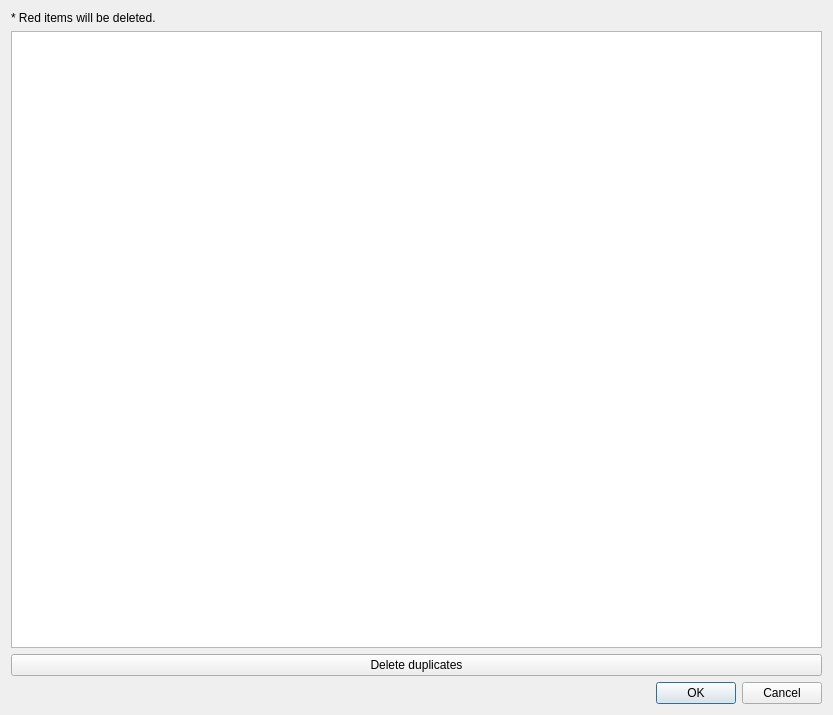
<?xml version="1.0" encoding="UTF-8"?>
<ui version="4.0">
 <class>AutomaticDuplicatesProcessDialog</class>
 <widget class="QDialog" name="AutomaticDuplicatesProcessDialog">
  <property name="geometry">
   <rect>
    <x>0</x>
    <y>0</y>
    <width>833</width>
    <height>715</height>
   </rect>
  </property>
  <property name="windowTitle">
   <string>Dialog</string>
  </property>
  <layout class="QVBoxLayout" name="verticalLayout">
   <item>
    <layout class="QVBoxLayout" name="verticalLayout_2">
     <item>
      <widget class="QLabel" name="automaticProcessInfoLabel">
       <property name="text">
        <string>* Red items will be deleted.</string>
       </property>
      </widget>
     </item>
     <item>
      <widget class="QTreeView" name="treeView"/>
     </item>
     <item>
      <widget class="QPushButton" name="automaticDeleteCopiesBtn">
       <property name="text">
        <string>Delete duplicates</string>
       </property>
      </widget>
     </item>
    </layout>
   </item>
   <item>
    <widget class="QDialogButtonBox" name="buttonBox">
     <property name="orientation">
      <enum>Qt::Horizontal</enum>
     </property>
     <property name="standardButtons">
      <set>QDialogButtonBox::Cancel|QDialogButtonBox::Ok</set>
     </property>
    </widget>
   </item>
  </layout>
 </widget>
 <resources/>
 <connections>
  <connection>
   <sender>buttonBox</sender>
   <signal>accepted()</signal>
   <receiver>AutomaticDuplicatesProcessDialog</receiver>
   <slot>accept()</slot>
   <hints>
    <hint type="sourcelabel">
     <x>248</x>
     <y>254</y>
    </hint>
    <hint type="destinationlabel">
     <x>157</x>
     <y>274</y>
    </hint>
   </hints>
  </connection>
  <connection>
   <sender>buttonBox</sender>
   <signal>rejected()</signal>
   <receiver>AutomaticDuplicatesProcessDialog</receiver>
   <slot>reject()</slot>
   <hints>
    <hint type="sourcelabel">
     <x>316</x>
     <y>260</y>
    </hint>
    <hint type="destinationlabel">
     <x>286</x>
     <y>274</y>
    </hint>
   </hints>
  </connection>
 </connections>
</ui>
